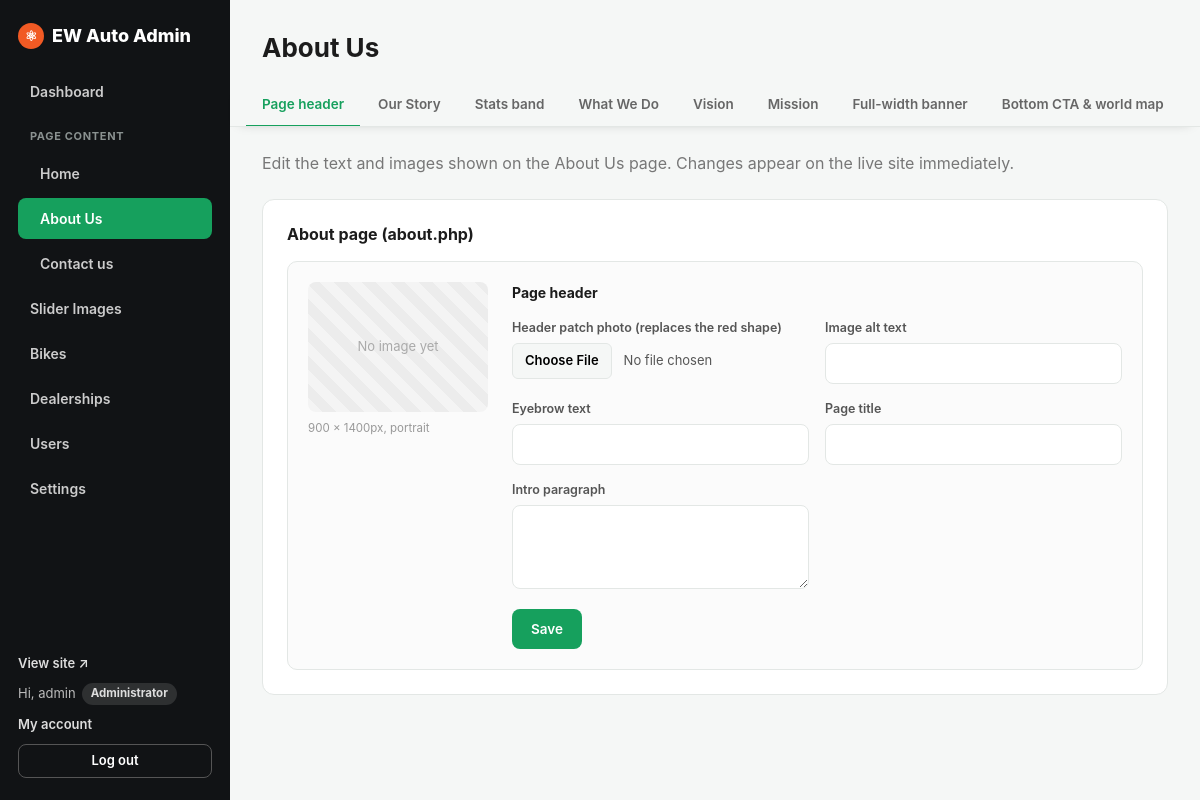
/admin/content.php?page=about (signed in), run on an earlier commit of the app's database.
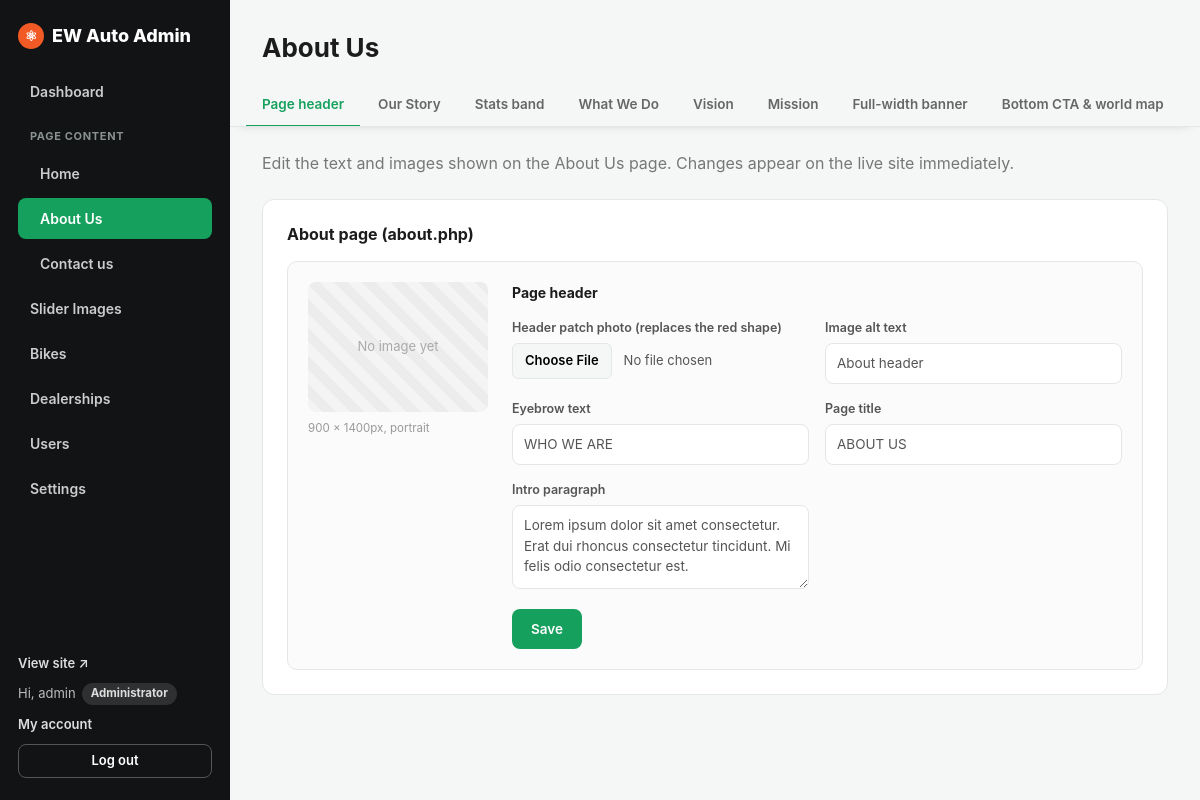
And on a later commit of the database.
### tables this page shows
CREATE TABLE IF NOT EXISTS images (
    id INT AUTO_INCREMENT PRIMARY KEY,
    slot VARCHAR(64) NOT NULL UNIQUE,    
    label VARCHAR(128) NOT NULL,         
    filename VARCHAR(255) DEFAULT NULL,  
    alt_text VARCHAR(255) DEFAULT '',
    updated_at TIMESTAMP DEFAULT CURRENT_TIMESTAMP ON UPDATE CURRENT_TIMESTAMP
);

### includes/db.php (called while the page is built, shortened)
<?php
function db(): PDO
{
    static $pdo = null;
    if ($pdo === null) {
        if (DB_SOCKET !== '') {
            $dsn = 'mysql:unix_socket=' . DB_SOCKET . ';dbname=' . DB_NAME . ';charset=utf8mb4';
        } else {
            $dsn = 'mysql:host=' . DB_HOST . ';port=' . DB_PORT . ';dbname=' . DB_NAME . ';charset=utf8mb4';
        }
        $pdo = new PDO($dsn, DB_USER, DB_PASS, [
            PDO::ATTR_ERRMODE            => PDO::ERRMODE_EXCEPTION,
            PDO::ATTR_DEFAULT_FETCH_MODE => PDO::FETCH_ASSOC,
            PDO::ATTR_EMULATE_PREPARES   => false,
        ]);
    }
    return $pdo;
}
function all_images(): array
{
    $rows = db()->query('SELECT * FROM images ORDER BY id')->fetchAll();
    $out = [];
    foreach ($rows as $r) {
        $out[$r['slot']] = $r;
    }
    return $out;
}
function e(?string $s): string
{
    return htmlspecialchars((string) $s, ENT_QUOTES, 'UTF-8');
}
function all_content(): array
{
    $rows = db()->query('SELECT * FROM content')->fetchAll();
    $out = [];
    foreach ($rows as $r) {
        $out[$r['content_key']] = $r['content_value'];
    }
    return $out;
}

### admin/content.php (the view, shortened to what the changed rows need)
<?php
require_once __DIR__ . '/layout.php';
$sections = content_field_sections();
$contentValues = all_content();
$images = all_images();
$activePage = $_GET['page'] ?? 'home';
$visibleSections = array_filter($sections, static fn($s) => ($s['page'] ?? 'home') === $activePage);
$formAction = 'content.php?page=' . e($activePage);
?>
<?php foreach ($visibleSections as $sectionKey => $section): ?>
    <div class="card"<?= empty($section['groups']) ? ' id="sec-' . e($sectionKey) . '"' : '' ?>>
        <h3><?= e($section['title']) ?></h3>
        <?php if (!empty($section['groups'])): ?>
            <div class="content-groups">
                <?php foreach ($section['groups'] as $gi => $group):
                    $img = null;
                    if (!empty($group['image'])) {
                        $img = $images[$group['image']['slot']] ?? null;
                    }
                    $anchor = 'sec-' . $sectionKey . '-' . $gi;
                ?>
                    <div class="content-group" id="<?= e($anchor) ?>">
                        <?php if (!empty($group['image'])): ?>
                            <div class="content-group-media">
                                <div class="preview">
                                    <?php if ($img && $img['filename']): ?>
                                        <img src="<?= e(UPLOAD_URL . '/' . rawurlencode($img['filename'])) ?>" alt="<?= e($img['alt_text'] ?? '') ?>">
                                    <?php else: ?>
                                        <div class="preview-empty">No image yet</div>
                                    <?php endif; ?>
                                </div>
                                <?php if (!empty($group['image']['size'])): ?><p class="size-hint"><?= e($group['image']['size']) ?></p><?php endif; ?>
                            </div>
                        <?php endif; ?>
                        <form method="post" action="<?= $formAction ?>#tab=<?= e($anchor) ?>" enctype="multipart/form-data" class="content-group-body">
                            <h4><?= e($group['title']) ?></h4>
                            <?php if (!empty($group['image'])): $slot = $group['image']['slot']; ?>
                                <div class="content-group-fields">
                                    <label class="field"><?= e($group['image']['label']) ?>
                                        <input type="file" name="image" accept="image/*">
                                    </label>
                                    <label class="field">Image alt text
                                        <input type="text" name="alt_text" value="<?= e($img['alt_text'] ?? '') ?>">
                                    </label>
                                </div>
                            <?php endif; ?>
                            <div class="content-group-fields">
                                <?php foreach ($group['fields'] as $key => $meta): ?>
                                    <label class="field">
                                        <?= e($meta['label']) ?>
                                        <?php if ($meta['type'] === 'textarea'): ?>
                                            <textarea name="<?= e($key) ?>" rows="3"><?= e($contentValues[$key] ?? '') ?></textarea>
                                        <?php else: ?>
                                            <input type="text" name="<?= e($key) ?>" value="<?= e($contentValues[$key] ?? '') ?>">
                                        <?php endif; ?>
                                    </label>
                                <?php endforeach; ?>
                            </div>
                            <div class="image-actions">
                                <button type="submit" class="btn-primary">Save</button>
                            </div>
                        </form>
                    </div>
                <?php endforeach; ?>
            </div>
        <?php endif; ?>
    </div>
<?php endforeach; ?>

What changed in the data, as far as the page shows it:
added images: alt_text "About header"
Also different on the page:
form field about_eyebrow: (not shown) → "WHO WE ARE"
form field about_title: (not shown) → "ABOUT US"
form field about_intro: (not shown) → "Lorem ipsum dolor sit amet consectetur. Erat dui rhoncus consectetur tincidunt. Mi felis odio consectetur est."
